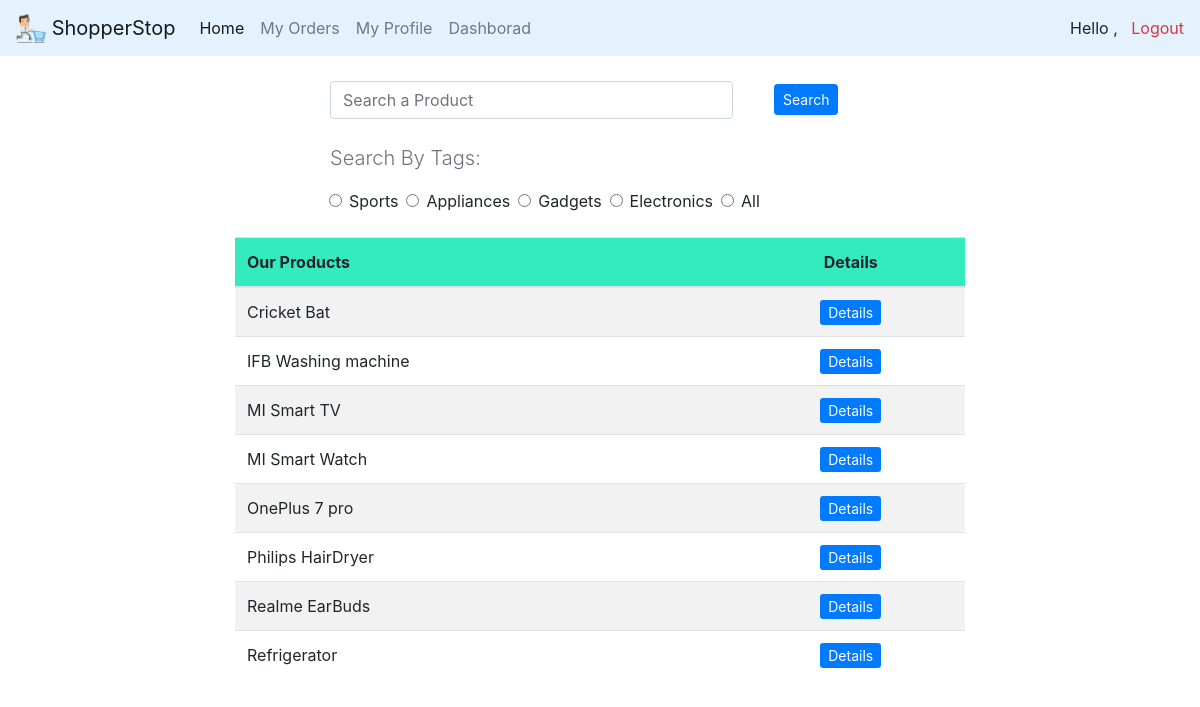
/main/, run on the app's committed database.
### Management/models.py (models this page shows)
class Tags(models.Model):
    tags = models.CharField(max_length=100)
    def __str__(self):
        return self.tags
    class Meta:
        verbose_name_plural = "Tags"

class Products(models.Model):
    Catgory = (
        ('Indoor', 'Indoor'),
        ('OutDoor', 'OutDoor')
    )
    Productname = models.CharField(max_length=100)
    Category = models.CharField(max_length=100, choices=Catgory)
    description = models.CharField(max_length=60)
    Price = models.FloatField()
    Tags = models.ManyToManyField(Tags)
    def __str__(self):
        return self.Productname
    class Meta:
        verbose_name_plural = "Products"

### MainApp/views.py (the view, shortened to what this page needs)
# urls.py: path('main/', ProductsList.as_view(), name="Main"),
class ProductsList(ListView):
    model = Products  # if queryset provided then model is not needed
    queryset = Products.objects.order_by("Productname")
    template_name = "ProductList.html"
    def get_context_data(self, *args, **kwargs):
        l = self.request.GET.get("Q", "none")
        checkbox = self.request.GET.get("Check", "none")
        print(checkbox)
        if l == "none" and checkbox == "none":
            print('out')
            context = super().get_context_data(**kwargs)
            context["Tags"] = Tags.objects.all()
            return context
        else:
            listi = super().get_context_data(**kwargs)
            listi["object_list"] = self.model.objects.filter(
                Q(Productname__icontains=l)).order_by("Productname")
            listi["Tags"] = Tags.objects.all()
            return listi

### MainApp/templates/ProductList.html (shortened to what this page needs)
{% load static %}
{% include 'basemain.html'%}
<head>
    <link rel="stylesheet" href="{%static 'css/Main.css' %}">
</head>
<body>
    <div class="container">
        <div class="row">
            <div class="offset-md-3 col-md-6">
                <form action="" method="GET" id="form1">
                    <div class="form-row my-4 align-items-center">
                        <div class="col-sm-9">
                            <input type=" text" class="form-control" id="Q" name="Q" placeholder="Search a Product">
                        </div>
                        <div class="col-sm-3 text-center">
                            <input type="submit" value="Search" class="button btn btn-primary btn-sm my-1">
                        </div>
                    </div>
            </div>
            <div class="offset-md-3 col-md-6">
                <p class="lead text-secondary">Search By Tags: </p>
                <div class="form-row">
                    {%for i in Tags%}
                    <div class="form-check mx-1">
                        <input class="form-check-input" type="radio" value="{{i}}" name="Check">
                        <label class="form-check-label" for="{{i.id}}">
                            {{i}}
                        </label>
                    </div>
                    {%endfor%}
                    <div class="form-check mx-1">
                        <input class="form-check-input" type="radio" value="All" name="Check">
                        <label class="form-check-label" for="All">
                            All
                        </label>
                    </div>
                </div>
            </div>
            <div class="offset-md-2 col-md-8 col-sm-12">
                <table class="table table-striped my-4">
                    <thead>
                        <tr>
                            <th scope="col">Our Products</th>
                            <th scope="col">Details</th>
                        </tr>
                    </thead>
                    <tbody>
                        {% for i in object_list%}
                        <tr>
                            <td>
                                {{i}}
                            </td>
                            <td>
                                <a href="{%url 'Details' i.id %}" class="button-btn btn-primary btn-sm">
                                    Details
                                </a>
                            </td>
                        </tr>
                        {%endfor%}
                    </tbody>
            </div>
        </div>
    </div>
</body>

### static/css/Main.css (style rules this page uses)
.table td:nth-child(2) { text-align: center; }
.table th:nth-child(2) { text-align: center; background-color: #34ebc0 !important; }
.table th { background-color: #34ebc0 !important; }

### data on the page
Tags: tags "Sports"
Tags: tags "Appliances"
Tags: tags "Gadgets"
Tags: tags "Electronics"
Products: Productname "Cricket Bat"
Products: Productname "IFB Washing machine"
Products: Productname "MI Smart TV"
Products: Productname "MI Smart Watch"
Products: Productname "OnePlus 7 pro"
Products: Productname "Philips HairDryer"
Products: Productname "Realme EarBuds"
Products: Productname "Refrigerator"
